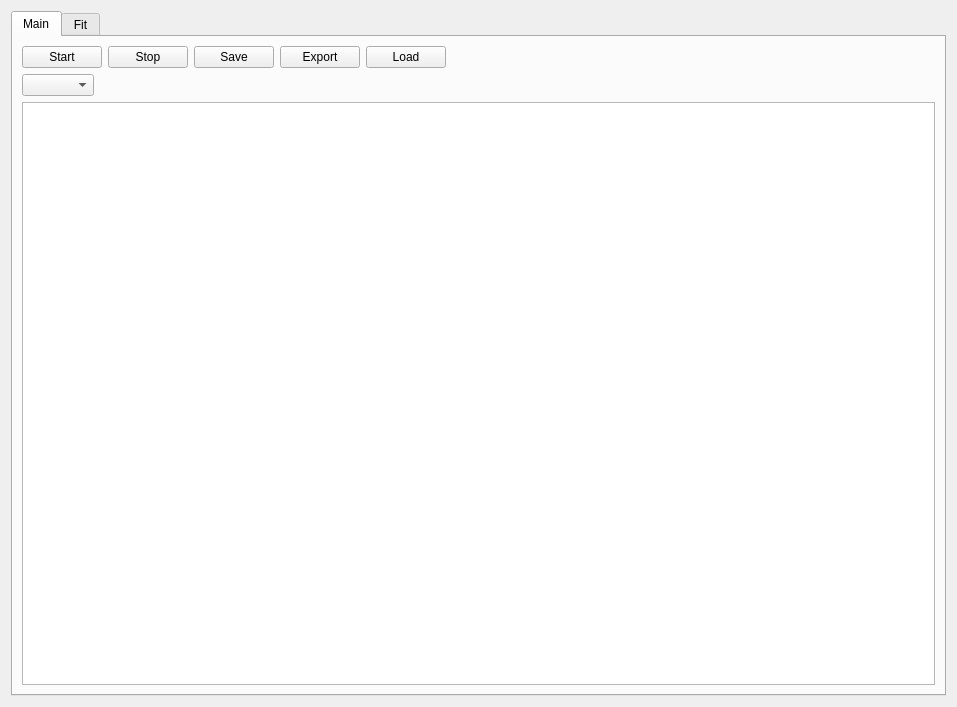
<?xml version="1.0" encoding="UTF-8"?>
<ui version="4.0">
 <class>BasicMeas</class>
 <widget class="QWidget" name="BasicMeas">
  <property name="geometry">
   <rect>
    <x>0</x>
    <y>0</y>
    <width>957</width>
    <height>707</height>
   </rect>
  </property>
  <property name="windowTitle">
   <string>Form</string>
  </property>
  <layout class="QVBoxLayout" name="verticalLayout">
   <item>
    <widget class="QTabWidget" name="tabWidget">
     <property name="currentIndex">
      <number>0</number>
     </property>
     <widget class="QWidget" name="measTab">
      <attribute name="title">
       <string>Main</string>
      </attribute>
      <layout class="QVBoxLayout" name="verticalLayout_2">
       <item>
        <layout class="QHBoxLayout" name="horizontalLayout">
         <item>
          <widget class="QPushButton" name="startButton">
           <property name="text">
            <string>Start</string>
           </property>
          </widget>
         </item>
         <item>
          <widget class="QPushButton" name="stopButton">
           <property name="text">
            <string>Stop</string>
           </property>
          </widget>
         </item>
         <item>
          <widget class="QPushButton" name="saveButton">
           <property name="text">
            <string>Save</string>
           </property>
          </widget>
         </item>
         <item>
          <widget class="QPushButton" name="exportButton">
           <property name="text">
            <string>Export</string>
           </property>
          </widget>
         </item>
         <item>
          <widget class="QPushButton" name="loadButton">
           <property name="text">
            <string>Load</string>
           </property>
          </widget>
         </item>
         <item>
          <spacer name="horizontalSpacer_2">
           <property name="orientation">
            <enum>Qt::Horizontal</enum>
           </property>
           <property name="sizeHint" stdset="0">
            <size>
             <width>40</width>
             <height>20</height>
            </size>
           </property>
          </spacer>
         </item>
        </layout>
       </item>
       <item>
        <layout class="QHBoxLayout" name="horizontalLayout_2">
         <item>
          <widget class="QComboBox" name="labelBox"/>
         </item>
         <item>
          <spacer name="horizontalSpacer">
           <property name="orientation">
            <enum>Qt::Horizontal</enum>
           </property>
           <property name="sizeHint" stdset="0">
            <size>
             <width>40</width>
             <height>20</height>
            </size>
           </property>
          </spacer>
         </item>
        </layout>
       </item>
       <item>
        <widget class="ParamTable" name="paramTable"/>
       </item>
      </layout>
     </widget>
     <widget class="QWidget" name="fiTab">
      <attribute name="title">
       <string>Fit</string>
      </attribute>
     </widget>
    </widget>
   </item>
  </layout>
 </widget>
 <customwidgets>
  <customwidget>
   <class>ParamTable</class>
   <extends>QTableWidget</extends>
   <header>mahos.gui.param</header>
  </customwidget>
 </customwidgets>
 <resources/>
 <connections/>
</ui>
